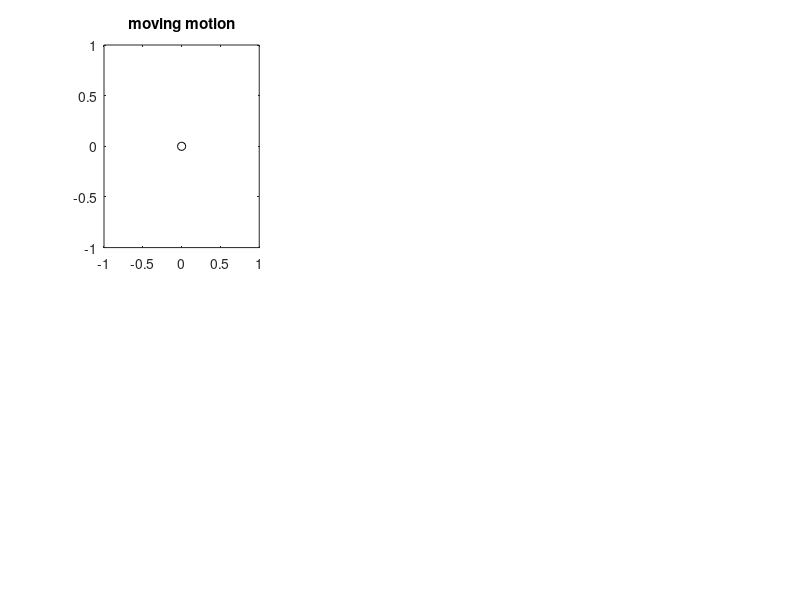

Recreate this plot in MATLAB. (Note: this script raises an error after producing the figure.)
clc, clear, close all

a = [1 1 1]; % 각 arm의 길이이다.
h = [0 0 0]; % arm의 두께이다 slender rod로 가정하고 계산한다.
m = [10 5 3]; % 각 arm의 무게이다.
g = 9.806;

lc = a./2; % 무게중심으로 arm의 중간지점으로 한다.
I = 1/12.*m.*(h.^h+a.^2); % 각 arm의 관성모멘트이다.

del_t = 0.01; % 타임 업데이트 간격

t = 0:del_t:1;

px = 1.5+0.6*0.5*(1-cos(pi*t/1.));
py = 1.0+0.4*0.5*(1-cos(pi*t/1.));


C2 = ((px-a(3)).^2+py.^2-a(1).^2-a(2).^2)/(2*a(1)*a(2));
S2 = sqrt(1-C2.^2);
theta2 = atan2(S2,C2);
theta1 = atan2(py, px-a(3)) - atan2(a(2)*S2, a(1)+a(2)*C2);
theta3 = 2*pi - theta1 - theta2;

subplot(2,3,1)
plot(0,0, 'ko')
title('moving motion')
Ax = [0 a(1)*cos(0) a(1)*cos(0)+a(2)*cos(0)+a(3) a(1)*cos(0)+a(2)*cos(0)+a(3)*cos(0)];
Ay = [0 a(1)*sin(0) a(1)*sin(0)+a(2)*sin(0)+a(3) a(1)*sin(0)+a(2)*sin(0)+a(3)*sin(0)];
p = line(Ax,Ay, 'EraseMode','xor','LineWidth',4);
grid on
axis([0 2.5 0 2.5])

subplot(2,3,2)
plot(t, theta1, t, theta2, t, theta3);
title('joint angle')
grid on
legend('\theta_1', '\theta_2', '\theta_3')

M11 = m(1)*lc(1)^2 + I(1) +m(2)*a(1)^2 + m(2)*lc(2)^2 + 2*m(2)*a(1)*lc(2)*cos(theta2) + I(2)+m(3)*a(1)^2+m(3)*a(2)^2+m(3)*lc(3)^2 + m(3)*a(1)*a(2)*2*cos(theta2) + m(3)*a(2)*lc(3)*2*cos(theta3)+ m(3)*a(1)*lc(3)*2*cos(theta2+theta3) + I(3);
M12 = m(2)*lc(2)^2 + m(2)*a(1)*lc(2)*cos(theta2) + I(2) + m(3)*a(2)^2 + m(3)*lc(3)^2 + m(3)*a(1)*a(2)*cos(theta2) + m(3)*a(2)*lc(3)*2*cos(theta3) + m(3)*a(1)*lc(3)*cos(theta2+theta3) + I(3);
M13 = m(3)*lc(3)^2 + m(3)*a(2)*lc(3)*cos(theta3) + m(3)*a(1)*lc(3)*cos(theta2+theta3) + I(3);
M21 = m(2)*lc(2)^2 + I(3) + m(2)*a(1)*lc(2)*cos(theta2) + I(2) + m(3)*a(2)^2 + m(3)*lc(3)^2 + m(3)*a(1)*a(2)*cos(theta2) + 2*m(3)*a(2)*lc(3)*cos(theta3) + m(3)*a(1)*lc(3)*cos(theta2+theta3);
M22 = m(2)*lc(2)^2 + I(3) + I(2) + m(3)*a(2)^2 + m(3)*lc(3)^2 +2*m(3)*a(2)*lc(3)*cos(theta3);
M23 = m(3)*lc(3)^2 + m(3)*a(2)*lc(3)*cos(theta3) + I(3);
M31 = m(3)*lc(3)^2 + m(3)*a(2)*lc(3)*cos(theta3) + m(3)*a(1)*lc(3)*cos(theta2+theta3) + I(3);
M32 = m(3)*lc(3)^2 + m(3)*a(2)*lc(3)*cos(theta3) +I(3);
M33 = ones(size(M32))*(m(3)*lc(3)^2 + I(3));

A112 = -m(2)*a(1)*lc(2)*2*sin(theta2) - m(3)*a(1)*a(2)*2*sin(theta2) - 2*m(3)*a(1)*lc(3)*sin(theta2+theta3);
A123 = -m(3)*a(2)*lc(3)*2*sin(theta3) + -2*m(3)*a(1)*lc(3)*sin(theta2+theta3);
A113 = -2*m(3)*a(2)*lc(3)*sin(theta3) - 2*m(3)*a(1)*lc(3)*sin(theta2+theta3);
A122 = -m(2)*a(1)*lc(3)*sin(theta3) - m(3)*a(1)*a(2)*sin(theta2) - m(3)*a(1)*lc(3)*sin(theta2+theta3) ;
A133 = -m(3)*a(1)*lc(3)*sin(theta2+theta3) -m(3)*a(2)*lc(3)*sin(theta3);
A211 = m(2)*a(1)*lc(2)*sin(theta2) + m(3)*a(1)*a(2)*sin(theta2) + m(3)*a(1)*lc(3)*sin(theta2+theta3);
A233 = -m(3)*a(2)*lc(3)*sin(theta3);
A212 = zeros(size(A233));
A223 = -m(3)*a(2)*lc(3)*2*sin(theta3);
A213 = -2*m(3)*a(2)*lc(3)*sin(theta3);
A311 = m(3)*a(2)*lc(3)*sin(theta3) + m(3)*a(1)*lc(3)*sin(theta2+theta3);
A322 = m(3)*a(2)*lc(3)*sin(theta3);
A312 = 2*m(3)*a(2)*lc(3)*sin(theta3);
A323 = zeros(size(A312));
A313 = zeros(size(A312));
dtheta1 = zeros(size(A312)); 
dtheta2 = zeros(size(A312));
dtheta3 = zeros(size(A312));
ddtheta1 = zeros(size(A312));
ddtheta2 = zeros(size(A312));
ddtheta3 = zeros(size(A312));
tau = zeros(1/del_t+1, 3);
power = zeros(1/del_t+1, 3);
for i = 2:1/del_t
    dtheta1(i) = (theta1(i) - theta1(i-1))/(del_t);
    dtheta2(i) = (theta2(i) - theta2(i-1))/(del_t);
    dtheta3(i) = (theta3(i) - theta3(i-1))/(del_t);
    
    ddtheta1(i) = (dtheta1(i) - dtheta1(i-1))/(del_t);
    ddtheta2(i) = (dtheta2(i) - dtheta2(i-1))/(del_t);
    ddtheta3(i) = (dtheta3(i) - dtheta3(i-1))/(del_t);
    
    M = [M11(i) M12(i) M13(i) ; M21(i) M22(i) M23(i) ; M31(i) M32(i) M33(i)];
    C = [A112(i)*dtheta1(i)*dtheta2(i) + A123(i)*dtheta2(i)*dtheta3(i) + A113(i)*dtheta1(i)*dtheta3(i) + A133(i)*dtheta3(i).^2 + A122(i)*dtheta2(i).^2;
        A211(i)*dtheta1(i).^2 + A233(i)*dtheta2(i).^2 + A212(i)*dtheta1(i)*dtheta2(i) + A223(i)*dtheta2(i)*dtheta3(i) + A213(i)*dtheta1(i)*dtheta3(i);
        A311(i)*dtheta1(i).^2 + A322(i)*dtheta2(i).^2 + A312(i)*dtheta1(i)*dtheta2(i) + A323(i)*dtheta2(i)*dtheta3(i) + A313(i)*dtheta1(i)*dtheta3(i)];
    G = [m(1)*g*lc(1)*cos(theta1(i)) + m(2)*g*(a(1)*cos(theta1(i)) + lc(2)*cos(theta1(i)+theta2(i))) + m(3)*g*(a(1)*cos(theta1(i)) + a(2)*cos(theta1(i)+theta2(i)) + lc(3)*cos(theta1(i)+theta2(i)+theta3(i)));
        m(2)*g*lc(2)*cos(theta2(i)+theta1(i)) + m(3)*g*(a(2)*cos(theta1(i)+theta2(i)) + lc(3)*cos(theta1(i)+theta2(i)+theta3(i)));
        m(3)*g*lc(3)*cos(theta1(i)+cos(theta2(i) + theta3(i)))];
    
    tau(i,1:3) = M*[ddtheta1(i) ddtheta2(i) ddtheta3(i)]' + C + G;
    power(i,1:3) = abs([dtheta1(i) dtheta2(i) dtheta3(i)]'.*tau(i,1:3)');
    
    Ax = [0 a(1)*cos(theta1(i)) a(1)*cos(theta1(i))+a(2)*cos(theta1(i)+theta2(i)) a(1)*cos(theta1(i))+a(2)*cos(theta1(i)+theta2(i))+a(3)*cos(theta1(i)+theta2(i)+theta3(i))];
    Ay = [0 a(1)*sin(theta1(i)) a(1)*sin(theta1(i))+a(2)*sin(theta1(i)+theta2(i)) a(1)*sin(theta1(i))+a(2)*sin(theta1(i)+theta2(i))+a(3)*sin(theta1(i)+theta2(i)+theta3(i))];
    
    set(p, 'XData',Ax,'YData',Ay);
    drawnow;
end
subplot(2,3,3)
plot(t(2:end-2), dtheta1(2:end-2), t(2:end-2), dtheta2(2:end-2), t(2:end-2), dtheta3(2:end-2))
title('joint angle velocity')
legend('\omega_1', '\omega_2', '\omega_3')
grid on

subplot(2,3,4)
plot(t(2:end-2), ddtheta1(2:end-2), t(2:end-2), ddtheta2(2:end-2), t(2:end-2), ddtheta3(2:end-2))
title('joint angle acceleration')
legend('\alpha_1', '\alpha_2', '\alpha_3')
grid on

subplot(2,3,5)
plot(t(2:end-2), tau(2:end-2,:,:))
title('joint torgue')
legend('\tau_1', '\tau_2', '\tau_3')
grid on

subplot(2,3,6)
plot(t(2:end-2), power(2:end-2,:,:))
title('joint power')
legend('\itp_1', '\itp_2', '\itp_3')
grid on